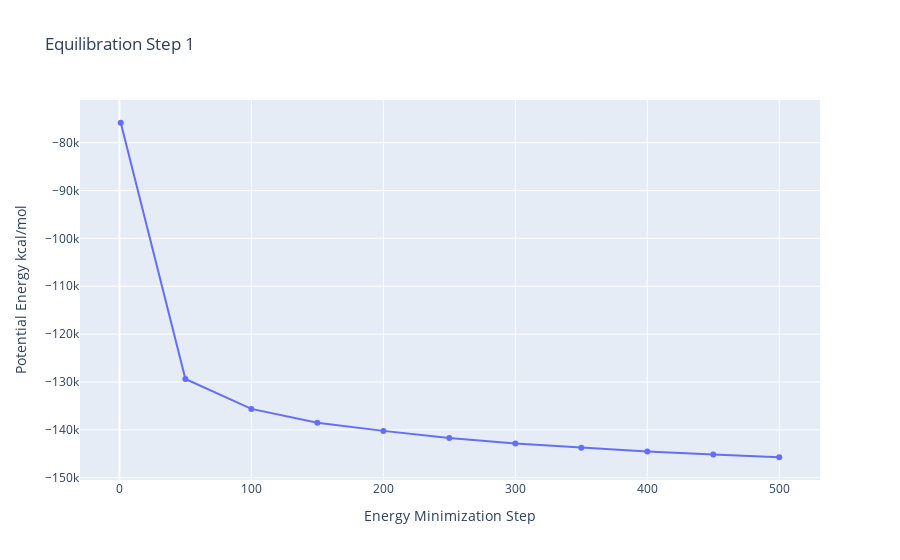

Source (notebook cell):
### Code cell
#Read data from file and filter energy values higher than 1000 Kj/mol^-1
with open(output_dat_eq1_path,'r') as energy_file:
    x,y = map(
        list,
        zip(*[
            (float(line.split()[0]),float(line.split()[1]))
            for line in energy_file 
            if not line.startswith(("#","@")) 
            if float(line.split()[1]) < 1000 
        ])
    )

plotly.offline.init_notebook_mode(connected=True)

fig = {
    "data": [go.Scatter(x=x, y=y)],
    "layout": go.Layout(title="Equilibration Step 1",
                        xaxis=dict(title = "Energy Minimization Step"),
                        yaxis=dict(title = "Potential Energy kcal/mol")
                       )
}

plotly.offline.iplot(fig)

### Figure 1 — Plotly figure (JSON) as saved in the notebook; plotly's stock layout.template omitted (floating-point values rounded to 4 significant figures)
{"data": [{"type": "scatter", "x": [1, 50, 100, 150, 200, 250, 300, 350, 400, 450, 500], "y": [-75835, -129370, -135630, -138500, -140220, -141690, -142850, -143750, -144510, -145140, -145730]}], "layout": {"title": {"text": "Equilibration Step 1"}, "xaxis": {"title": {"text": "Energy Minimization Step"}}, "yaxis": {"title": {"text": "Potential Energy kcal/mol"}}}}
